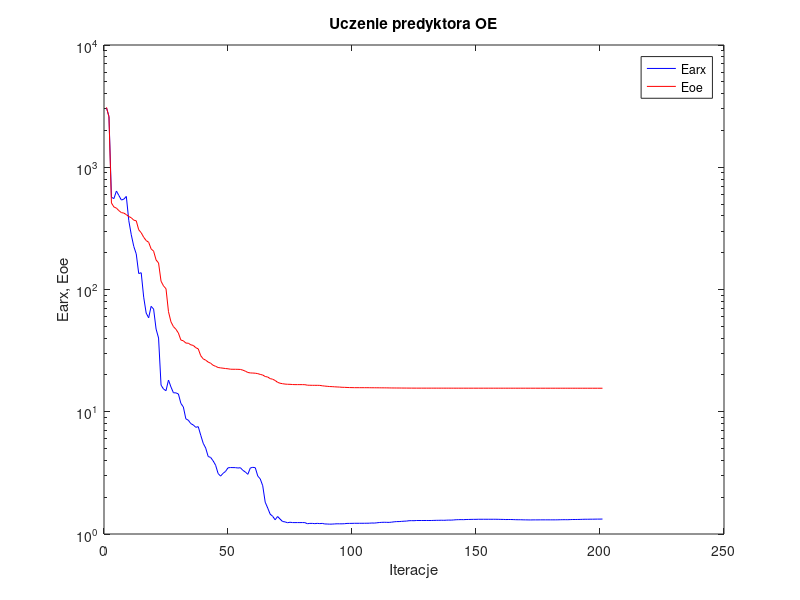
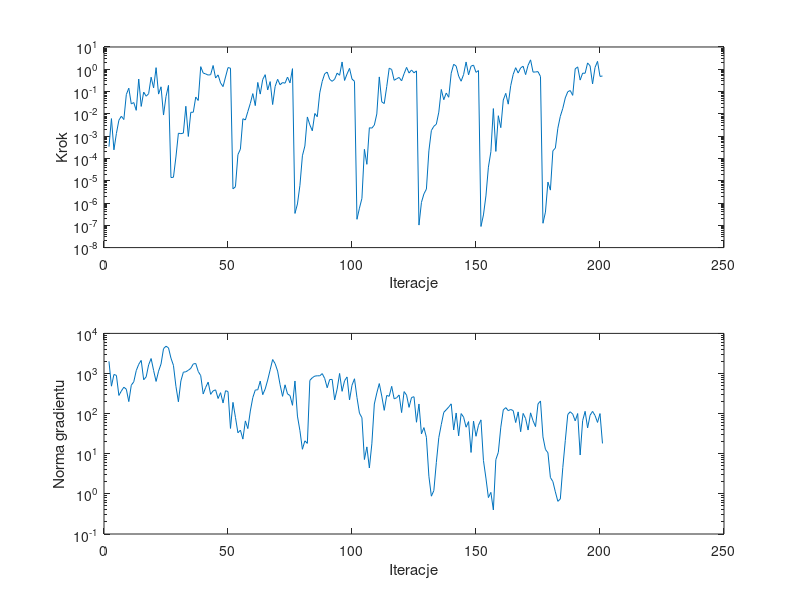

MATLAB code to generate these figures, in order:
%uczenie predyktora oe
clear all;
n=0; farx(n+1)=3.058245e+003; foe(n+1)=3.090235e+003; wspucz(n+1)=0.000000e+000; ng(n+1)=0.000000e+000;
%odnowa zmiennej metryki
n=1; farx(n+1)=2.606550e+003; foe(n+1)=2.580410e+003; krok(n+1)=3.376366e-004; ng(n+1)=2.008559e+003;
n=2; farx(n+1)=5.686115e+002; foe(n+1)=5.101933e+002; krok(n+1)=6.131265e-003; ng(n+1)=4.836130e+002;
n=3; farx(n+1)=5.541614e+002; foe(n+1)=4.732854e+002; krok(n+1)=2.431513e-004; ng(n+1)=9.456838e+002;
n=4; farx(n+1)=6.392870e+002; foe(n+1)=4.632909e+002; krok(n+1)=1.320637e-003; ng(n+1)=8.995303e+002;
n=5; farx(n+1)=5.874136e+002; foe(n+1)=4.416216e+002; krok(n+1)=5.190450e-003; ng(n+1)=2.838958e+002;
n=6; farx(n+1)=5.391528e+002; foe(n+1)=4.257439e+002; krok(n+1)=7.847954e-003; ng(n+1)=3.671051e+002;
n=7; farx(n+1)=5.485902e+002; foe(n+1)=4.216877e+002; krok(n+1)=5.557598e-003; ng(n+1)=4.559336e+002;
n=8; farx(n+1)=5.772235e+002; foe(n+1)=4.098382e+002; krok(n+1)=7.361186e-002; ng(n+1)=4.062195e+002;
n=9; farx(n+1)=3.653337e+002; foe(n+1)=3.953120e+002; krok(n+1)=1.420059e-001; ng(n+1)=1.996735e+002;
n=10; farx(n+1)=2.802103e+002; foe(n+1)=3.861357e+002; krok(n+1)=2.788265e-002; ng(n+1)=5.107421e+002;
n=11; farx(n+1)=2.253467e+002; foe(n+1)=3.691036e+002; krok(n+1)=3.222183e-002; ng(n+1)=6.208861e+002;
n=12; farx(n+1)=1.954878e+002; foe(n+1)=3.647310e+002; krok(n+1)=1.438335e-002; ng(n+1)=1.180764e+003;
n=13; farx(n+1)=1.350690e+002; foe(n+1)=3.078947e+002; krok(n+1)=3.647485e-001; ng(n+1)=1.695688e+003;
n=14; farx(n+1)=1.371548e+002; foe(n+1)=2.912861e+002; krok(n+1)=2.154209e-002; ng(n+1)=2.122853e+003;
n=15; farx(n+1)=8.660263e+001; foe(n+1)=2.676281e+002; krok(n+1)=9.513510e-002; ng(n+1)=6.984088e+002;
n=16; farx(n+1)=6.418987e+001; foe(n+1)=2.514342e+002; krok(n+1)=6.189726e-002; ng(n+1)=8.249418e+002;
n=17; farx(n+1)=5.867078e+001; foe(n+1)=2.434275e+002; krok(n+1)=8.044705e-002; ng(n+1)=1.649918e+003;
n=18; farx(n+1)=7.282031e+001; foe(n+1)=2.149152e+002; krok(n+1)=4.421085e-001; ng(n+1)=2.362895e+003;
n=19; farx(n+1)=6.920200e+001; foe(n+1)=2.058570e+002; krok(n+1)=1.467726e-001; ng(n+1)=1.194631e+003;
n=20; farx(n+1)=4.747212e+001; foe(n+1)=1.744917e+002; krok(n+1)=1.182462e+000; ng(n+1)=6.350413e+002;
n=21; farx(n+1)=4.009838e+001; foe(n+1)=1.647508e+002; krok(n+1)=7.694633e-002; ng(n+1)=1.142899e+003;
n=22; farx(n+1)=1.651945e+001; foe(n+1)=1.168905e+002; krok(n+1)=1.634459e-001; ng(n+1)=1.732535e+003;
n=23; farx(n+1)=1.533627e+001; foe(n+1)=1.070083e+002; krok(n+1)=8.855578e-003; ng(n+1)=4.170955e+003;
n=24; farx(n+1)=1.487179e+001; foe(n+1)=1.014070e+002; krok(n+1)=5.985461e-002; ng(n+1)=4.784304e+003;
n=25; farx(n+1)=1.817793e+001; foe(n+1)=6.584799e+001; krok(n+1)=1.892969e-001; ng(n+1)=4.376281e+003;
%odnowa zmiennej metryki
n=26; farx(n+1)=1.594212e+001; foe(n+1)=5.438398e+001; krok(n+1)=1.386696e-005; ng(n+1)=2.412573e+003;
n=27; farx(n+1)=1.428926e+001; foe(n+1)=4.970508e+001; krok(n+1)=1.430061e-005; ng(n+1)=1.595858e+003;
n=28; farx(n+1)=1.427901e+001; foe(n+1)=4.727793e+001; krok(n+1)=1.159103e-004; ng(n+1)=4.812441e+002;
n=29; farx(n+1)=1.397518e+001; foe(n+1)=4.403136e+001; krok(n+1)=1.353531e-003; ng(n+1)=1.975310e+002;
n=30; farx(n+1)=1.170498e+001; foe(n+1)=3.859384e+001; krok(n+1)=1.291963e-003; ng(n+1)=6.562394e+002;
n=31; farx(n+1)=1.093615e+001; foe(n+1)=3.806491e+001; krok(n+1)=1.364485e-003; ng(n+1)=1.079272e+003;
n=32; farx(n+1)=8.749695e+000; foe(n+1)=3.646825e+001; krok(n+1)=2.191235e-002; ng(n+1)=1.106103e+003;
n=33; farx(n+1)=8.528853e+000; foe(n+1)=3.635089e+001; krok(n+1)=9.676040e-004; ng(n+1)=1.204597e+003;
n=34; farx(n+1)=7.995312e+000; foe(n+1)=3.528496e+001; krok(n+1)=1.175883e-002; ng(n+1)=1.347236e+003;
n=35; farx(n+1)=7.798692e+000; foe(n+1)=3.487613e+001; krok(n+1)=1.181377e-002; ng(n+1)=1.733068e+003;
n=36; farx(n+1)=7.459719e+000; foe(n+1)=3.343065e+001; krok(n+1)=5.695205e-002; ng(n+1)=1.776749e+003;
n=37; farx(n+1)=7.550842e+000; foe(n+1)=3.268658e+001; krok(n+1)=3.982240e-002; ng(n+1)=1.122805e+003;
n=38; farx(n+1)=6.430995e+000; foe(n+1)=2.873913e+001; krok(n+1)=1.310660e+000; ng(n+1)=8.847587e+002;
n=39; farx(n+1)=5.524931e+000; foe(n+1)=2.707804e+001; krok(n+1)=6.776371e-001; ng(n+1)=3.089062e+002;
n=40; farx(n+1)=5.047126e+000; foe(n+1)=2.641963e+001; krok(n+1)=6.183220e-001; ng(n+1)=4.519606e+002;
n=41; farx(n+1)=4.306833e+000; foe(n+1)=2.549666e+001; krok(n+1)=5.491644e-001; ng(n+1)=6.099934e+002;
n=42; farx(n+1)=4.227498e+000; foe(n+1)=2.494664e+001; krok(n+1)=5.714745e-001; ng(n+1)=3.026583e+002;
n=43; farx(n+1)=3.967360e+000; foe(n+1)=2.399374e+001; krok(n+1)=1.476581e+000; ng(n+1)=3.693969e+002;
n=44; farx(n+1)=3.654484e+000; foe(n+1)=2.353563e+001; krok(n+1)=4.044487e-001; ng(n+1)=3.917759e+002;
n=45; farx(n+1)=3.129409e+000; foe(n+1)=2.302090e+001; krok(n+1)=5.600723e-001; ng(n+1)=2.384093e+002;
n=46; farx(n+1)=2.974649e+000; foe(n+1)=2.285191e+001; krok(n+1)=2.440422e-001; ng(n+1)=3.332527e+002;
n=47; farx(n+1)=3.132302e+000; foe(n+1)=2.271980e+001; krok(n+1)=1.668649e-001; ng(n+1)=1.844307e+002;
n=48; farx(n+1)=3.250653e+000; foe(n+1)=2.257013e+001; krok(n+1)=4.500546e-001; ng(n+1)=3.724547e+002;
n=49; farx(n+1)=3.478266e+000; foe(n+1)=2.246165e+001; krok(n+1)=1.190119e+000; ng(n+1)=3.559102e+002;
n=50; farx(n+1)=3.496859e+000; foe(n+1)=2.228399e+001; krok(n+1)=1.119298e+000; ng(n+1)=4.276745e+001;
%odnowa zmiennej metryki
n=51; farx(n+1)=3.493114e+000; foe(n+1)=2.226206e+001; krok(n+1)=4.316184e-006; ng(n+1)=1.908992e+002;
n=52; farx(n+1)=3.490223e+000; foe(n+1)=2.225640e+001; krok(n+1)=5.365259e-006; ng(n+1)=8.091074e+001;
n=53; farx(n+1)=3.465994e+000; foe(n+1)=2.223751e+001; krok(n+1)=1.482218e-004; ng(n+1)=3.333028e+001;
n=54; farx(n+1)=3.485766e+000; foe(n+1)=2.219048e+001; krok(n+1)=2.609151e-004; ng(n+1)=3.874528e+001;
n=55; farx(n+1)=3.316970e+000; foe(n+1)=2.189067e+001; krok(n+1)=6.042575e-003; ng(n+1)=2.319013e+001;
n=56; farx(n+1)=3.214757e+000; foe(n+1)=2.147415e+001; krok(n+1)=5.320104e-003; ng(n+1)=6.588983e+001;
n=57; farx(n+1)=3.076587e+000; foe(n+1)=2.095640e+001; krok(n+1)=1.270603e-002; ng(n+1)=4.240508e+001;
n=58; farx(n+1)=3.470825e+000; foe(n+1)=2.077609e+001; krok(n+1)=2.959126e-002; ng(n+1)=1.162260e+002;
n=59; farx(n+1)=3.510333e+000; foe(n+1)=2.073388e+001; krok(n+1)=8.100548e-002; ng(n+1)=2.510971e+002;
n=60; farx(n+1)=3.485919e+000; foe(n+1)=2.066643e+001; krok(n+1)=2.340953e-002; ng(n+1)=3.880497e+002;
n=61; farx(n+1)=2.980208e+000; foe(n+1)=2.050336e+001; krok(n+1)=2.567403e-001; ng(n+1)=3.930805e+002;
n=62; farx(n+1)=2.822452e+000; foe(n+1)=2.020491e+001; krok(n+1)=7.694633e-002; ng(n+1)=6.477648e+002;
n=63; farx(n+1)=2.481095e+000; foe(n+1)=1.997549e+001; krok(n+1)=3.485301e-001; ng(n+1)=2.969811e+002;
n=64; farx(n+1)=1.820998e+000; foe(n+1)=1.942160e+001; krok(n+1)=5.727234e-001; ng(n+1)=4.126089e+002;
n=65; farx(n+1)=1.632529e+000; foe(n+1)=1.924023e+001; krok(n+1)=1.178633e-001; ng(n+1)=6.866681e+002;
n=66; farx(n+1)=1.454022e+000; foe(n+1)=1.866801e+001; krok(n+1)=2.800362e-001; ng(n+1)=1.237057e+003;
n=67; farx(n+1)=1.396452e+000; foe(n+1)=1.845697e+001; krok(n+1)=2.617232e-002; ng(n+1)=2.231320e+003;
n=68; farx(n+1)=1.307659e+000; foe(n+1)=1.802630e+001; krok(n+1)=1.686145e-001; ng(n+1)=1.762513e+003;
n=69; farx(n+1)=1.390607e+000; foe(n+1)=1.740451e+001; krok(n+1)=3.550835e-001; ng(n+1)=1.152369e+003;
n=70; farx(n+1)=1.325101e+000; foe(n+1)=1.711300e+001; krok(n+1)=2.022243e-001; ng(n+1)=5.260761e+002;
n=71; farx(n+1)=1.265419e+000; foe(n+1)=1.696006e+001; krok(n+1)=2.538306e-001; ng(n+1)=2.696511e+002;
n=72; farx(n+1)=1.256354e+000; foe(n+1)=1.684187e+001; krok(n+1)=2.373843e-001; ng(n+1)=5.229556e+002;
n=73; farx(n+1)=1.236694e+000; foe(n+1)=1.678363e+001; krok(n+1)=4.485036e-001; ng(n+1)=3.096985e+002;
n=74; farx(n+1)=1.247790e+000; foe(n+1)=1.676193e+001; krok(n+1)=2.451503e-001; ng(n+1)=2.823175e+002;
n=75; farx(n+1)=1.240264e+000; foe(n+1)=1.670107e+001; krok(n+1)=1.065469e+000; ng(n+1)=1.612060e+002;
%odnowa zmiennej metryki
n=76; farx(n+1)=1.239748e+000; foe(n+1)=1.667232e+001; krok(n+1)=3.410129e-007; ng(n+1)=6.514016e+002;
n=77; farx(n+1)=1.240101e+000; foe(n+1)=1.667130e+001; krok(n+1)=9.073718e-007; ng(n+1)=8.691192e+001;
n=78; farx(n+1)=1.239634e+000; foe(n+1)=1.667027e+001; krok(n+1)=6.202616e-006; ng(n+1)=3.766570e+001;
n=79; farx(n+1)=1.240656e+000; foe(n+1)=1.666776e+001; krok(n+1)=1.315162e-004; ng(n+1)=1.293278e+001;
n=80; farx(n+1)=1.238874e+000; foe(n+1)=1.665166e+001; krok(n+1)=3.606707e-004; ng(n+1)=2.103207e+001;
n=81; farx(n+1)=1.213802e+000; foe(n+1)=1.649653e+001; krok(n+1)=7.251821e-003; ng(n+1)=1.813322e+001;
n=82; farx(n+1)=1.221155e+000; foe(n+1)=1.647282e+001; krok(n+1)=3.209934e-003; ng(n+1)=6.733619e+002;
n=83; farx(n+1)=1.221039e+000; foe(n+1)=1.645541e+001; krok(n+1)=1.736904e-003; ng(n+1)=7.862489e+002;
n=84; farx(n+1)=1.215641e+000; foe(n+1)=1.645107e+001; krok(n+1)=1.037360e-002; ng(n+1)=8.618156e+002;
n=85; farx(n+1)=1.221696e+000; foe(n+1)=1.644858e+001; krok(n+1)=7.431661e-003; ng(n+1)=8.782961e+002;
n=86; farx(n+1)=1.216482e+000; foe(n+1)=1.643333e+001; krok(n+1)=8.764941e-002; ng(n+1)=8.759634e+002;
n=87; farx(n+1)=1.220988e+000; foe(n+1)=1.630776e+001; krok(n+1)=2.886121e-001; ng(n+1)=9.945512e+002;
n=88; farx(n+1)=1.208769e+000; foe(n+1)=1.622156e+001; krok(n+1)=6.329112e-001; ng(n+1)=7.496205e+002;
n=89; farx(n+1)=1.207093e+000; foe(n+1)=1.614931e+001; krok(n+1)=7.461831e-001; ng(n+1)=4.420027e+002;
n=90; farx(n+1)=1.204078e+000; foe(n+1)=1.607720e+001; krok(n+1)=3.556863e-001; ng(n+1)=7.086379e+002;
n=91; farx(n+1)=1.205183e+000; foe(n+1)=1.605003e+001; krok(n+1)=2.881627e-001; ng(n+1)=7.130704e+002;
n=92; farx(n+1)=1.209167e+000; foe(n+1)=1.599551e+001; krok(n+1)=3.589327e-001; ng(n+1)=2.197980e+002;
n=93; farx(n+1)=1.212267e+000; foe(n+1)=1.595240e+001; krok(n+1)=6.709302e-001; ng(n+1)=4.082426e+002;
n=94; farx(n+1)=1.211411e+000; foe(n+1)=1.591749e+001; krok(n+1)=5.391440e-001; ng(n+1)=1.003270e+003;
n=95; farx(n+1)=1.211303e+000; foe(n+1)=1.585312e+001; krok(n+1)=2.125050e+000; ng(n+1)=3.598957e+002;
n=96; farx(n+1)=1.214070e+000; foe(n+1)=1.583842e+001; krok(n+1)=3.146509e-001; ng(n+1)=6.614896e+002;
n=97; farx(n+1)=1.220680e+000; foe(n+1)=1.579924e+001; krok(n+1)=6.155707e-001; ng(n+1)=8.215260e+002;
n=98; farx(n+1)=1.221099e+000; foe(n+1)=1.576775e+001; krok(n+1)=1.096368e+000; ng(n+1)=2.194231e+002;
n=99; farx(n+1)=1.221992e+000; foe(n+1)=1.575474e+001; krok(n+1)=3.636509e-001; ng(n+1)=5.100370e+002;
n=100; farx(n+1)=1.223536e+000; foe(n+1)=1.573780e+001; krok(n+1)=2.893371e-001; ng(n+1)=7.401570e+002;
%odnowa zmiennej metryki
n=101; farx(n+1)=1.223548e+000; foe(n+1)=1.573589e+001; krok(n+1)=1.861632e-007; ng(n+1)=2.534955e+002;
n=102; farx(n+1)=1.223780e+000; foe(n+1)=1.573490e+001; krok(n+1)=5.881871e-007; ng(n+1)=1.028842e+002;
n=103; farx(n+1)=1.223988e+000; foe(n+1)=1.573329e+001; krok(n+1)=1.615744e-006; ng(n+1)=7.911115e+001;
n=104; farx(n+1)=1.224179e+000; foe(n+1)=1.573175e+001; krok(n+1)=2.563847e-004; ng(n+1)=7.179775e+000;
n=105; farx(n+1)=1.225056e+000; foe(n+1)=1.573029e+001; krok(n+1)=5.445830e-005; ng(n+1)=1.483412e+001;
n=106; farx(n+1)=1.225903e+000; foe(n+1)=1.572497e+001; krok(n+1)=2.378319e-003; ng(n+1)=4.418636e+000;
n=107; farx(n+1)=1.230394e+000; foe(n+1)=1.571422e+001; krok(n+1)=2.289488e-003; ng(n+1)=1.766311e+001;
n=108; farx(n+1)=1.228309e+000; foe(n+1)=1.570962e+001; krok(n+1)=3.127663e-003; ng(n+1)=1.735907e+002;
n=109; farx(n+1)=1.235046e+000; foe(n+1)=1.570554e+001; krok(n+1)=9.904093e-003; ng(n+1)=3.271819e+002;
n=110; farx(n+1)=1.241389e+000; foe(n+1)=1.569914e+001; krok(n+1)=4.536903e-001; ng(n+1)=5.615905e+002;
n=111; farx(n+1)=1.245536e+000; foe(n+1)=1.569218e+001; krok(n+1)=3.450322e-002; ng(n+1)=2.747470e+002;
n=112; farx(n+1)=1.247357e+000; foe(n+1)=1.568593e+001; krok(n+1)=2.900728e-002; ng(n+1)=1.207381e+002;
n=113; farx(n+1)=1.245777e+000; foe(n+1)=1.568186e+001; krok(n+1)=1.664220e-001; ng(n+1)=2.844597e+002;
n=114; farx(n+1)=1.244465e+000; foe(n+1)=1.566564e+001; krok(n+1)=1.119298e+000; ng(n+1)=2.705880e+002;
n=115; farx(n+1)=1.250355e+000; foe(n+1)=1.565478e+001; krok(n+1)=9.763190e-001; ng(n+1)=4.791027e+002;
n=116; farx(n+1)=1.258252e+000; foe(n+1)=1.564788e+001; krok(n+1)=3.202323e-001; ng(n+1)=2.338059e+002;
n=117; farx(n+1)=1.263197e+000; foe(n+1)=1.564269e+001; krok(n+1)=3.772555e-001; ng(n+1)=2.488647e+002;
n=118; farx(n+1)=1.264024e+000; foe(n+1)=1.563804e+001; krok(n+1)=4.300038e-001; ng(n+1)=2.920373e+002;
n=119; farx(n+1)=1.268594e+000; foe(n+1)=1.562979e+001; krok(n+1)=3.020544e-001; ng(n+1)=1.063783e+002;
n=120; farx(n+1)=1.273051e+000; foe(n+1)=1.562480e+001; krok(n+1)=6.335709e-001; ng(n+1)=3.543754e+002;
n=121; farx(n+1)=1.275788e+000; foe(n+1)=1.561993e+001; krok(n+1)=1.214234e+000; ng(n+1)=2.889419e+002;
n=122; farx(n+1)=1.284453e+000; foe(n+1)=1.561387e+001; krok(n+1)=6.780158e-001; ng(n+1)=1.433218e+002;
n=123; farx(n+1)=1.285936e+000; foe(n+1)=1.560928e+001; krok(n+1)=9.282331e-001; ng(n+1)=2.527418e+002;
n=124; farx(n+1)=1.284430e+000; foe(n+1)=1.560614e+001; krok(n+1)=6.930078e-001; ng(n+1)=2.637374e+002;
n=125; farx(n+1)=1.289454e+000; foe(n+1)=1.560189e+001; krok(n+1)=8.457767e-001; ng(n+1)=6.101321e+001;
%odnowa zmiennej metryki
n=126; farx(n+1)=1.289436e+000; foe(n+1)=1.560144e+001; krok(n+1)=1.022303e-007; ng(n+1)=1.740635e+002;
n=127; farx(n+1)=1.289419e+000; foe(n+1)=1.560134e+001; krok(n+1)=1.067446e-006; ng(n+1)=3.132685e+001;
n=128; farx(n+1)=1.289474e+000; foe(n+1)=1.560080e+001; krok(n+1)=2.563277e-006; ng(n+1)=4.487964e+001;
n=129; farx(n+1)=1.289632e+000; foe(n+1)=1.560043e+001; krok(n+1)=4.211819e-006; ng(n+1)=2.567907e+001;
n=130; farx(n+1)=1.289504e+000; foe(n+1)=1.560025e+001; krok(n+1)=2.178264e-004; ng(n+1)=2.758174e+000;
n=131; farx(n+1)=1.289867e+000; foe(n+1)=1.560011e+001; krok(n+1)=1.779752e-003; ng(n+1)=8.765722e-001;
n=132; farx(n+1)=1.291891e+000; foe(n+1)=1.559967e+001; krok(n+1)=2.774090e-003; ng(n+1)=1.209312e+000;
n=133; farx(n+1)=1.293751e+000; foe(n+1)=1.559909e+001; krok(n+1)=3.427028e-003; ng(n+1)=6.020632e+000;
n=134; farx(n+1)=1.294433e+000; foe(n+1)=1.559868e+001; krok(n+1)=1.189189e-002; ng(n+1)=2.525092e+001;
n=135; farx(n+1)=1.296063e+000; foe(n+1)=1.559784e+001; krok(n+1)=1.241631e-001; ng(n+1)=5.327284e+001;
n=136; farx(n+1)=1.294315e+000; foe(n+1)=1.559740e+001; krok(n+1)=4.312599e-002; ng(n+1)=1.075371e+002;
n=137; farx(n+1)=1.297303e+000; foe(n+1)=1.559677e+001; krok(n+1)=8.589342e-002; ng(n+1)=1.248598e+002;
n=138; farx(n+1)=1.299769e+000; foe(n+1)=1.559629e+001; krok(n+1)=5.558094e-002; ng(n+1)=1.463341e+002;
n=139; farx(n+1)=1.299030e+000; foe(n+1)=1.559447e+001; krok(n+1)=6.656880e-001; ng(n+1)=1.753619e+002;
n=140; farx(n+1)=1.303277e+000; foe(n+1)=1.559263e+001; krok(n+1)=1.678264e+000; ng(n+1)=3.924353e+001;
n=141; farx(n+1)=1.308244e+000; foe(n+1)=1.559123e+001; krok(n+1)=1.386016e+000; ng(n+1)=1.038008e+002;
n=142; farx(n+1)=1.310325e+000; foe(n+1)=1.559072e+001; krok(n+1)=4.951781e-001; ng(n+1)=2.795727e+001;
n=143; farx(n+1)=1.311401e+000; foe(n+1)=1.559036e+001; krok(n+1)=2.909773e-001; ng(n+1)=1.003446e+002;
n=144; farx(n+1)=1.310330e+000; foe(n+1)=1.558986e+001; krok(n+1)=5.841487e-001; ng(n+1)=8.177394e+001;
n=145; farx(n+1)=1.314052e+000; foe(n+1)=1.558934e+001; krok(n+1)=2.125050e+000; ng(n+1)=4.592106e+001;
n=146; farx(n+1)=1.315045e+000; foe(n+1)=1.558914e+001; krok(n+1)=5.636152e-001; ng(n+1)=6.338682e+001;
n=147; farx(n+1)=1.316724e+000; foe(n+1)=1.558891e+001; krok(n+1)=1.377726e+000; ng(n+1)=1.077557e+001;
n=148; farx(n+1)=1.317646e+000; foe(n+1)=1.558879e+001; krok(n+1)=1.535939e+000; ng(n+1)=6.531315e+001;
n=149; farx(n+1)=1.318069e+000; foe(n+1)=1.558872e+001; krok(n+1)=7.271671e-001; ng(n+1)=2.727836e+001;
n=150; farx(n+1)=1.319940e+000; foe(n+1)=1.558864e+001; krok(n+1)=8.745143e-001; ng(n+1)=5.140788e+001;
%odnowa zmiennej metryki
n=151; farx(n+1)=1.319943e+000; foe(n+1)=1.558857e+001; krok(n+1)=8.855501e-008; ng(n+1)=6.990152e+001;
n=152; farx(n+1)=1.319940e+000; foe(n+1)=1.558857e+001; krok(n+1)=2.916051e-007; ng(n+1)=6.815921e+000;
n=153; farx(n+1)=1.319933e+000; foe(n+1)=1.558856e+001; krok(n+1)=2.079230e-006; ng(n+1)=2.479092e+000;
n=154; farx(n+1)=1.319915e+000; foe(n+1)=1.558856e+001; krok(n+1)=4.069022e-005; ng(n+1)=8.089217e-001;
n=155; farx(n+1)=1.319845e+000; foe(n+1)=1.558853e+001; krok(n+1)=2.008920e-004; ng(n+1)=1.090420e+000;
n=156; farx(n+1)=1.320032e+000; foe(n+1)=1.558810e+001; krok(n+1)=1.725161e-002; ng(n+1)=3.985327e-001;
n=157; farx(n+1)=1.319958e+000; foe(n+1)=1.558800e+001; krok(n+1)=2.064568e-004; ng(n+1)=7.147139e+000;
n=158; farx(n+1)=1.318726e+000; foe(n+1)=1.558753e+001; krok(n+1)=8.252113e-003; ng(n+1)=1.085188e+001;
n=159; farx(n+1)=1.316929e+000; foe(n+1)=1.558706e+001; krok(n+1)=2.404573e-003; ng(n+1)=4.602084e+001;
n=160; farx(n+1)=1.315898e+000; foe(n+1)=1.558693e+001; krok(n+1)=4.171530e-002; ng(n+1)=1.236189e+002;
n=161; farx(n+1)=1.313210e+000; foe(n+1)=1.558666e+001; krok(n+1)=8.333356e-002; ng(n+1)=1.412529e+002;
n=162; farx(n+1)=1.314100e+000; foe(n+1)=1.558652e+001; krok(n+1)=2.720095e-002; ng(n+1)=1.187740e+002;
n=163; farx(n+1)=1.314002e+000; foe(n+1)=1.558617e+001; krok(n+1)=1.845727e-001; ng(n+1)=1.270126e+002;
n=164; farx(n+1)=1.312022e+000; foe(n+1)=1.558549e+001; krok(n+1)=5.918768e-001; ng(n+1)=1.189177e+002;
n=165; farx(n+1)=1.309449e+000; foe(n+1)=1.558494e+001; krok(n+1)=1.177790e+000; ng(n+1)=6.000842e+001;
n=166; farx(n+1)=1.308085e+000; foe(n+1)=1.558454e+001; krok(n+1)=6.776371e-001; ng(n+1)=1.106015e+002;
n=167; farx(n+1)=1.308313e+000; foe(n+1)=1.558420e+001; krok(n+1)=1.151610e+000; ng(n+1)=3.542991e+001;
n=168; farx(n+1)=1.305852e+000; foe(n+1)=1.558396e+001; krok(n+1)=1.371110e+000; ng(n+1)=1.012646e+002;
n=169; farx(n+1)=1.305169e+000; foe(n+1)=1.558379e+001; krok(n+1)=5.758050e-001; ng(n+1)=7.548144e+001;
n=170; farx(n+1)=1.303970e+000; foe(n+1)=1.558355e+001; krok(n+1)=1.512163e+000; ng(n+1)=3.904440e+001;
n=171; farx(n+1)=1.303242e+000; foe(n+1)=1.558318e+001; krok(n+1)=2.645939e+000; ng(n+1)=1.046863e+002;
n=172; farx(n+1)=1.304525e+000; foe(n+1)=1.558287e+001; krok(n+1)=7.461552e-001; ng(n+1)=6.665119e+001;
n=173; farx(n+1)=1.304726e+000; foe(n+1)=1.558217e+001; krok(n+1)=7.571530e-001; ng(n+1)=4.757542e+001;
n=174; farx(n+1)=1.304636e+000; foe(n+1)=1.558153e+001; krok(n+1)=7.848019e-001; ng(n+1)=1.748537e+002;
n=175; farx(n+1)=1.305593e+000; foe(n+1)=1.558066e+001; krok(n+1)=4.741921e-001; ng(n+1)=2.067884e+002;
%odnowa zmiennej metryki
n=176; farx(n+1)=1.305598e+000; foe(n+1)=1.558065e+001; krok(n+1)=1.235831e-007; ng(n+1)=2.631640e+001;
n=177; farx(n+1)=1.305605e+000; foe(n+1)=1.558064e+001; krok(n+1)=3.920856e-007; ng(n+1)=1.284525e+001;
n=178; farx(n+1)=1.305668e+000; foe(n+1)=1.558055e+001; krok(n+1)=8.690837e-006; ng(n+1)=1.058173e+001;
n=179; farx(n+1)=1.305661e+000; foe(n+1)=1.558055e+001; krok(n+1)=3.792618e-006; ng(n+1)=2.562142e+000;
n=180; farx(n+1)=1.305579e+000; foe(n+1)=1.558043e+001; krok(n+1)=2.197532e-004; ng(n+1)=2.025021e+000;
n=181; farx(n+1)=1.305664e+000; foe(n+1)=1.558039e+001; krok(n+1)=2.918195e-004; ng(n+1)=1.121657e+000;
n=182; farx(n+1)=1.306371e+000; foe(n+1)=1.558029e+001; krok(n+1)=2.261309e-003; ng(n+1)=6.519873e-001;
n=183; farx(n+1)=1.308387e+000; foe(n+1)=1.558005e+001; krok(n+1)=7.767283e-003; ng(n+1)=7.480020e-001;
n=184; farx(n+1)=1.309453e+000; foe(n+1)=1.557986e+001; krok(n+1)=1.767909e-002; ng(n+1)=4.534703e+000;
n=185; farx(n+1)=1.309723e+000; foe(n+1)=1.557958e+001; krok(n+1)=5.197516e-002; ng(n+1)=2.119792e+001;
n=186; farx(n+1)=1.308972e+000; foe(n+1)=1.557940e+001; krok(n+1)=9.809225e-002; ng(n+1)=9.513019e+001;
n=187; farx(n+1)=1.312097e+000; foe(n+1)=1.557885e+001; krok(n+1)=1.113003e-001; ng(n+1)=1.113036e+002;
n=188; farx(n+1)=1.313996e+000; foe(n+1)=1.557865e+001; krok(n+1)=6.754791e-002; ng(n+1)=9.731455e+001;
n=189; farx(n+1)=1.313949e+000; foe(n+1)=1.557808e+001; krok(n+1)=1.040494e+000; ng(n+1)=6.614888e+001;
n=190; farx(n+1)=1.314900e+000; foe(n+1)=1.557741e+001; krok(n+1)=1.280929e+000; ng(n+1)=1.005723e+002;
n=191; farx(n+1)=1.316297e+000; foe(n+1)=1.557718e+001; krok(n+1)=3.276650e-001; ng(n+1)=9.314048e+000;
n=192; farx(n+1)=1.318508e+000; foe(n+1)=1.557684e+001; krok(n+1)=6.698571e-001; ng(n+1)=6.681829e+001;
n=193; farx(n+1)=1.320579e+000; foe(n+1)=1.557662e+001; krok(n+1)=6.620810e-001; ng(n+1)=1.141885e+002;
n=194; farx(n+1)=1.320026e+000; foe(n+1)=1.557623e+001; krok(n+1)=1.927884e+000; ng(n+1)=4.404476e+001;
n=195; farx(n+1)=1.321688e+000; foe(n+1)=1.557588e+001; krok(n+1)=1.422745e+000; ng(n+1)=9.130411e+001;
n=196; farx(n+1)=1.321638e+000; foe(n+1)=1.557576e+001; krok(n+1)=2.205796e-001; ng(n+1)=1.138151e+002;
n=197; farx(n+1)=1.322998e+000; foe(n+1)=1.557539e+001; krok(n+1)=1.207877e+000; ng(n+1)=8.970659e+001;
n=198; farx(n+1)=1.323849e+000; foe(n+1)=1.557499e+001; krok(n+1)=2.262924e+000; ng(n+1)=6.038437e+001;
n=199; farx(n+1)=1.324071e+000; foe(n+1)=1.557477e+001; krok(n+1)=4.787134e-001; ng(n+1)=1.003396e+002;
n=200; farx(n+1)=1.325491e+000; foe(n+1)=1.557432e+001; krok(n+1)=4.989677e-001; ng(n+1)=1.807934e+001;

figure; semilogy(farx,'b'); hold on; semilogy(foe,'r'); xlabel('Iteracje'); ylabel('Earx, Eoe'); legend('Earx','Eoe'); title('Uczenie predyktora OE');
figure; subplot(2,1,1); semilogy(krok); xlabel('Iteracje'); ylabel('Krok');
subplot(2,1,2); semilogy(ng); xlabel('Iteracje'); ylabel('Norma gradientu');
Earx=farx(n+1)
Eoe=foe(n+1)
